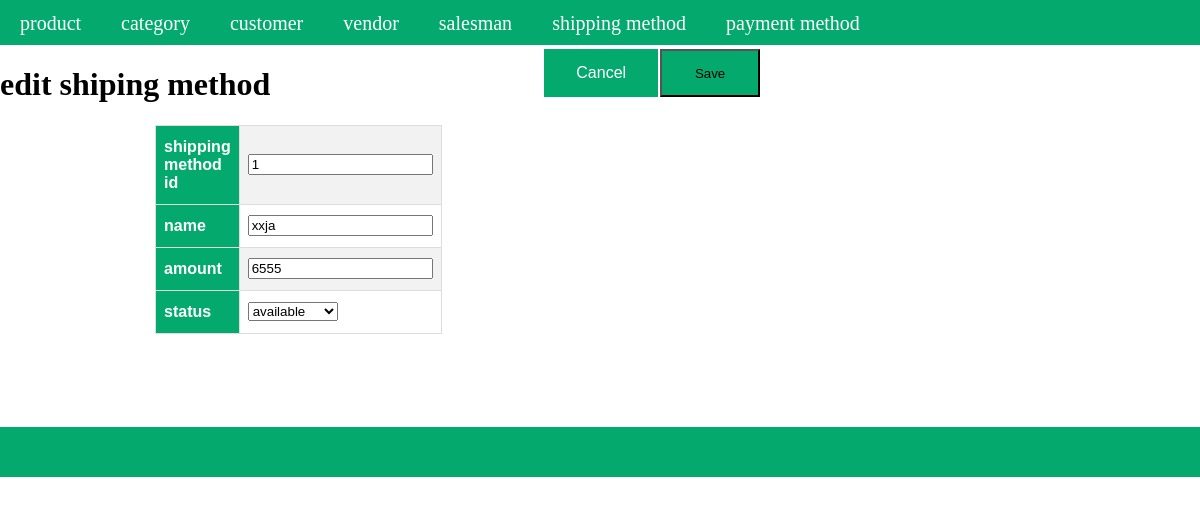
Page /index.php?a=edit&c=shippingmethod&shiping_method_id=1 on the committed database.
### tables this page shows
CREATE TABLE `shiping_methods` (
  `shiping_method_id` int(11) NOT NULL,
  `name` varchar(255) NOT NULL,
  `amount` int(11) NOT NULL,
  `status` enum('available','unavailable') NOT NULL,
  `created_at` timestamp NOT NULL DEFAULT current_timestamp(),
  `updated_at` timestamp NULL DEFAULT NULL
);

### Controller/Core/Action.php (called while the page is built, shortened)
<?php
class Controller_Core_Action
{
	public function getTemplete($templetePath)
	{
		require_once "View".DS.$templetePath;
	}
}
?>

### Controller/ShippingMethod.php (called while the page is built, shortened)
<?php
require_once 'Controller/Core/Action.php';
class Controller_ShippingMethod extends Controller_Core_Action
{
	protected $shipping_methods = [];
	protected $modelShippingMethod = null;
	public function editAction()
	{
		$request = $this->getRequest();
		$id=(int)$request->getParam('shiping_method_id');
		$modelShippingMethod =$this->getModelShippingMethod();
		$shiping_method =$modelShippingMethod->fetchRow($id);
		$this->getTemplete('shipping_method/edit.phtml');
	}
    public function getShippingMethod()
    {
        return $this->shipping_methods;
    }
    public function setShippingMethod($shipping_methods)
    {
        $this->shipping_methods = $shipping_methods;
        return $this;
    }
    public function getModelShippingMethod()
    {
        if(!$this->modelShippingMethod)
        {
        	$this->modelShippingMethod = new Model_ShippingMethod();
        }
        return $this->modelShippingMethod;
    }
}
?>

### Controller/Core/Front.php (called while the page is built, shortened)
<?php
class Controller_Core_Front
{
	public function getRequest()
	{
		$request = new Model_Core_Request();
		return $request;
	}
	public function init()
	{
		$request = $this->getRequest();
		$action = $request->getActionName().'Action';
		$Controller = new $controllerClassName();
		$Controller->$action();
	}
}
?>

### index.php (called while the page is built, shortened)
<?php
require_once 'Controller/Core/Front.php';
class Ccc
{
	public static function init()
	{
		$front = new Controller_Core_Front();
		$front->init();
	}
}
Ccc::init();
?>

### Model/Core/Adapter.php (called while the page is built, shortened)
<?php
class Model_core_Adapter{
	public $servername="localhost";
	public $username="root";
	public $password="";
	public $dbname ="project-krushal-vataliya";
   public $connect = null;
	public function connect(){
      if($this->connect == null)
      {
		$this->connect = mysqli_connect($this->servername, $this->username, $this->password ,$this->dbname);
      }
      return $this->connect;
	   }
   public function fetchRow($query){
   	$connect =$this->connect();
   	$result =$connect->query($query);
   		return $result->fetch_assoc();
   }
}
?>

### Model/Core/Table.php (called while the page is built, shortened)
<?php
require_once 'Model/Core/Adapter.php';
class Model_Core_Table
{
	public $tableName = null;
	public $primaryKey = null;
	public function getAdapter()
	{
		$adapter = new Model_Core_Adapter();
		return $adapter;
	}
    public function setTableName($tableName)
    {
        $this->tableName = $tableName;
        return $this;
    }
    public function setPrimaryKey($primaryKey)
    {
        $this->primaryKey = $primaryKey;
        return $this;
    }
	public function fetchRow($id, $query = null)
	{
		$adapter = $this->getAdapter();
		if($query == null && !is_array($id))
		{
		$sql ="SELECT * FROM `{$this->tableName}` WHERE `{$this->primaryKey}`= '$id'";
		}
		$result = $adapter->fetchRow($sql);
		return $result;
	}
}
?>

### View/shipping_method/edit.phtml (the view, shortened to what this page needs)
<?php
$shiping_method = $this->getShippingMethod();
?>
<!DOCTYPE html>
<html>
<head>
    <link rel="stylesheet" href="Model/Skin/css/style.css">
</head>
<body>
<?php require_once "View/html/header.phtml" ?>
<div class="flx"><div><h1> edit shiping method</h1></div><div><button class="button  "style=" margin-left: 274px;"><a  class="add" href="http://localhost/project-krushal-vataliya/index.php?a=grid&c=shippingmethod">
        Cancel
    </a></button></div> <div class=""><form action="http://localhost/project-krushal-vataliya/index.php?a=update&c=shippingmethod" method="POST"><input id="formbutton1" class="formbutton" type="submit" value="Save"></td></div></div>
<table id="product">
<tr>
<th>shipping method id</th>
<td><input type="text" id="name" name="shiping_method[shiping_method_id]" value="<?php echo $shiping_method['shiping_method_id']?>"></td>
</tr>
<tr>
<th>name</th>
<td><input type="text" id="name" name="shiping_method[name]" value="<?php echo $shiping_method['name']?>"></td>
</tr>
<tr>
<th>amount</th>
<td><input type="number" id="amount" name="shiping_method[amount]" value="<?php echo $shiping_method['amount']?>"></td>
</tr>
<th> status</th>
<td> <select name="shiping_method[status]" id="status" >
  <option value="available"name="available">available</option>
</select> </td>
</table>
<?php require_once "View/html/footer.phtml" ?>
</body>
</html>

### Model/Skin/css/style.css (style rules this page uses)
body { display: block; margin: 0px;justify-content: center; }
.flx { display: flex; }
#product { font-family: Arial, Helvetica, sans-serif; border-collapse: collapse; width: 25px; margin-left: 155px; }
#product td, #product th { border: 1px solid #ddd; padding: 8px; }
#product tr:nth-child(odd) { background-color: #f2f2f2; }
#product th { padding-top: 12px; padding-bottom: 12px; text-align: left; background-color: #04AA6D; color: white; }
.button { border: none; color: white; padding: 15px 32px; text-align: center; text-decoration: none; display: inline-block; font-size: 16px; margin: 4px 2px; cursor: pointer; background-color:#04aa6d; }
.add { text-decoration: none; color: white; }
.formbutton { height: 48px; width: 100px; background-color:#04aa6d; text-align: center; text-decoration-color: white; margin-top: 4px; }
#formbutton1 { height: 48px; width: 100px; background-color:#04aa6d; text-align: center; text-decoration-color: white; margin-top: 4px; }

### View/shipping_method/edit.phtml (style rules this page uses)
.formbutton { height: 48px; width: 100px; background-color:#04aa6d; text-align: center; text-decoration-color: white; margin-top: 4px; }

### rows in the picture
shiping_methods: shiping_method_id "1", name "xxja", amount "6555"
